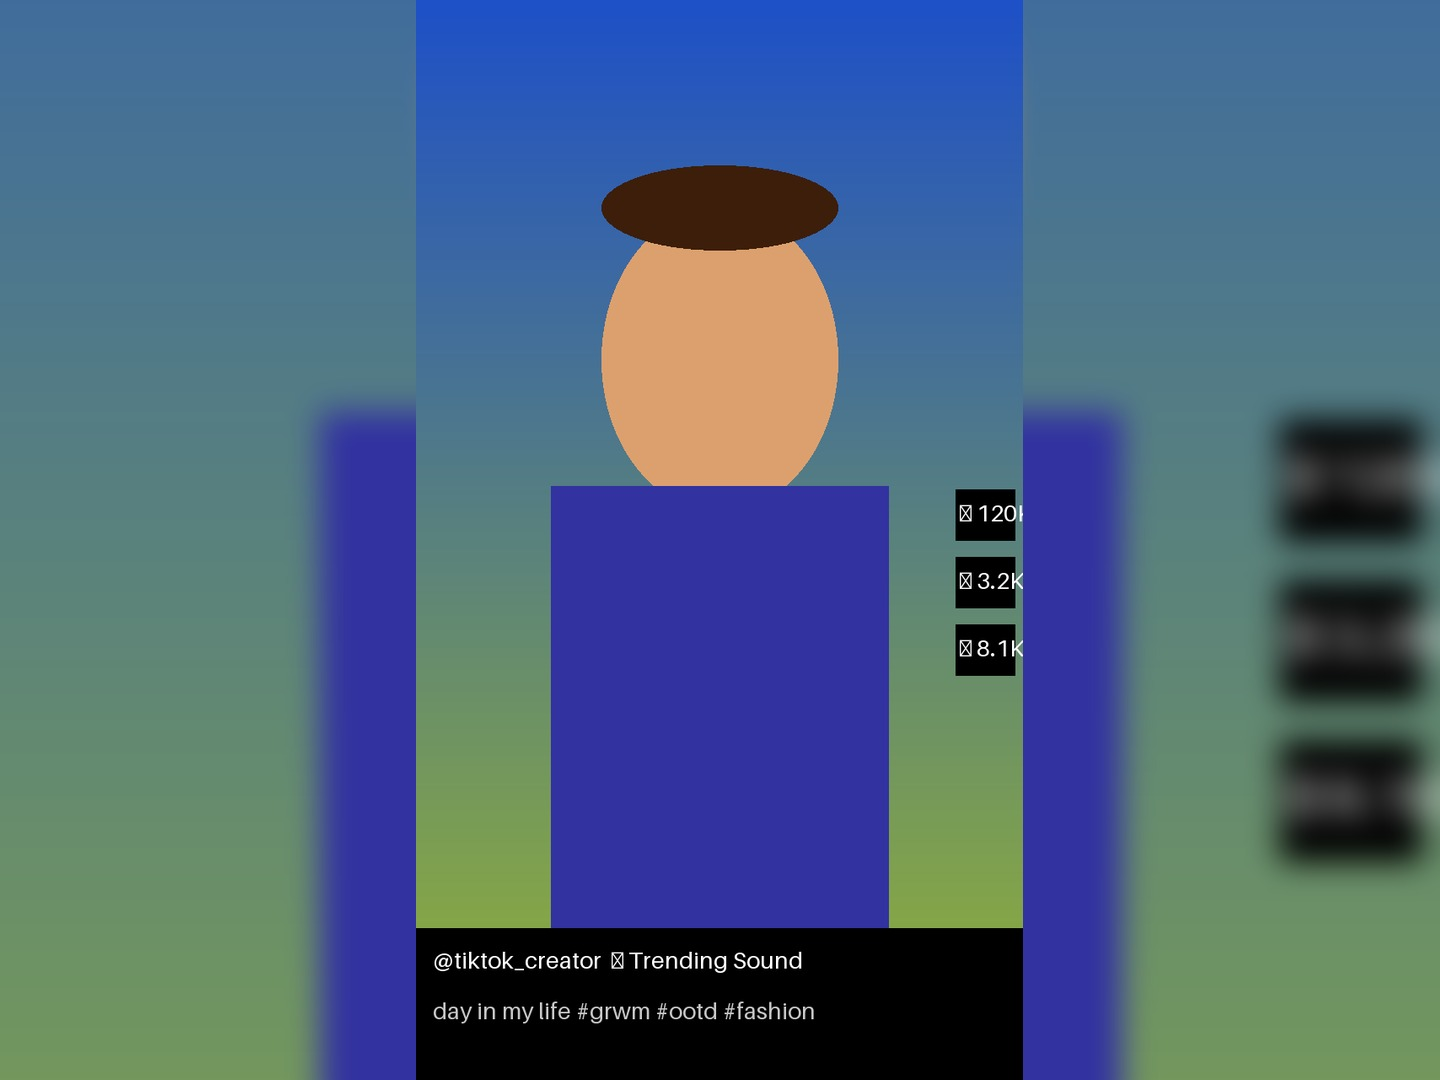

Recreate this plot in Python.
"""
Preview script — generates a synthetic 4:3 blurred-fill frame so you can
approve the blur strength BEFORE any real video is touched.

Creates a synthetic 9:16 "TikTok-style" test image (gradient + text blocks)
then applies the exact same blur logic that video_converter.py will use for
real videos, and saves the result as preview_43_blur.jpg next to this script.

Usage: python scripts/preview_43_blur.py [--sigma N]
  --sigma N   Gaussian blur radius (default: 25, same as production)
"""

import sys
import argparse
from pathlib import Path
from PIL import Image, ImageFilter, ImageDraw, ImageFont

OUT_DIR = Path(__file__).parent
OUT_FILE = OUT_DIR / "preview_43_blur.jpg"

# ── Output frame size ────────────────────────────────────────────────────────
OUT_W = 1440   # 4:3 horizontal
OUT_H = 1080


def make_synthetic_vertical(width: int = 720, height: int = 1280) -> Image.Image:
    """
    Create a synthetic 9:16 vertical image that looks like a TikTok video still.
    Gradient background + coloured blocks to give the blur something interesting.
    """
    img = Image.new("RGB", (width, height))
    draw = ImageDraw.Draw(img)

    # Gradient sky-to-earth background
    for y in range(height):
        t = y / height
        r = int(30  + t * 120)
        g = int(80  + t * 100)
        b = int(200 - t * 150)
        draw.line([(0, y), (width, y)], fill=(r, g, b))

    # A "face / subject" area — centred oval, warm skin tone
    face_cx, face_cy = width // 2, height // 3
    draw.ellipse(
        [face_cx - 140, face_cy - 180, face_cx + 140, face_cy + 180],
        fill=(220, 160, 110),
    )

    # Hair
    draw.ellipse(
        [face_cx - 140, face_cy - 230, face_cx + 140, face_cy - 130],
        fill=(60, 30, 10),
    )

    # Shoulders / clothing block
    draw.rectangle(
        [face_cx - 200, face_cy + 150, face_cx + 200, height - 100],
        fill=(50, 50, 160),
    )

    # Text overlay strip at bottom (simulates caption area)
    draw.rectangle([0, height - 180, width, height], fill=(0, 0, 0, 200))
    try:
        font = ImageFont.load_default(size=28)
    except TypeError:
        font = ImageFont.load_default()
    draw.text((20, height - 160), "@tiktok_creator  ♬ Trending Sound", fill="white", font=font)
    draw.text((20, height - 100), "day in my life #grwm #ootd #fashion", fill=(200, 200, 200), font=font)

    # Simulated "like/comment" UI on the right side
    for i, (emoji_text, y_pos) in enumerate([("♥ 120K", height // 2 - 60),
                                              ("💬 3.2K", height // 2 + 20),
                                              ("↗ 8.1K", height // 2 + 100)]):
        draw.rectangle([width - 80, y_pos, width - 10, y_pos + 60], fill=(0, 0, 0))
        draw.text((width - 75, y_pos + 10), emoji_text, fill="white", font=font)

    return img


def apply_43_blurred_fill(src: Image.Image, sigma: int = 25) -> Image.Image:
    """
    Exact Python equivalent of the ffmpeg pipeline:
      1. Scale src to fill 1440×1080 (crop to fit, then blur)
      2. Gaussian blur the background layer
      3. Scale src to fit inside 1440×1080 (letter-box, no crop)
      4. Paste centred on top of the blurred background
    """
    src_w, src_h = src.size

    # ── Background: scale-to-fill (cover) + blur ──────────────────────────────
    fill_scale = max(OUT_W / src_w, OUT_H / src_h)
    fill_w = int(src_w * fill_scale)
    fill_h = int(src_h * fill_scale)
    bg = src.resize((fill_w, fill_h), Image.LANCZOS)

    # Crop to exact output size (centred)
    left = (fill_w - OUT_W) // 2
    top  = (fill_h - OUT_H) // 2
    bg   = bg.crop((left, top, left + OUT_W, top + OUT_H))

    # Apply Gaussian blur — sigma maps to Pillow's radius (sigma ≈ radius * 0.6)
    pillow_radius = max(1, int(sigma * 0.6))
    bg = bg.filter(ImageFilter.GaussianBlur(radius=pillow_radius))

    # ── Foreground: scale-to-fit (contain) ───────────────────────────────────
    fit_scale = min(OUT_W / src_w, OUT_H / src_h)
    fit_w = int(src_w * fit_scale)
    fit_h = int(src_h * fit_scale)
    fg = src.resize((fit_w, fit_h), Image.LANCZOS)

    # ── Composite ─────────────────────────────────────────────────────────────
    out = bg.copy()
    paste_x = (OUT_W - fit_w) // 2
    paste_y = (OUT_H - fit_h) // 2
    out.paste(fg, (paste_x, paste_y))

    return out


def main():
    parser = argparse.ArgumentParser()
    parser.add_argument("--sigma", type=int, default=25,
                        help="Gaussian blur sigma (default 25)")
    args = parser.parse_args()

    print(f"Generating synthetic 9:16 source image...")
    src = make_synthetic_vertical()
    src_path = OUT_DIR / "preview_source_916.jpg"
    src.save(str(src_path), quality=90)
    print(f"  Source saved: {src_path}")

    print(f"Applying 4:3 blurred-fill (sigma={args.sigma})...")
    result = apply_43_blurred_fill(src, sigma=args.sigma)
    result.save(str(OUT_FILE), quality=92)
    print(f"  Result saved: {OUT_FILE}")
    print()
    print(f"Frame size: {OUT_W}x{OUT_H} (4:3 = 1440x1080)")
    print(f"Blur sigma: {args.sigma}")
    print()
    print("Open preview_43_blur.jpg to approve the blur strength.")
    print("When happy, tell me to proceed and I'll implement the full pipeline.")


if __name__ == "__main__":
    main()
